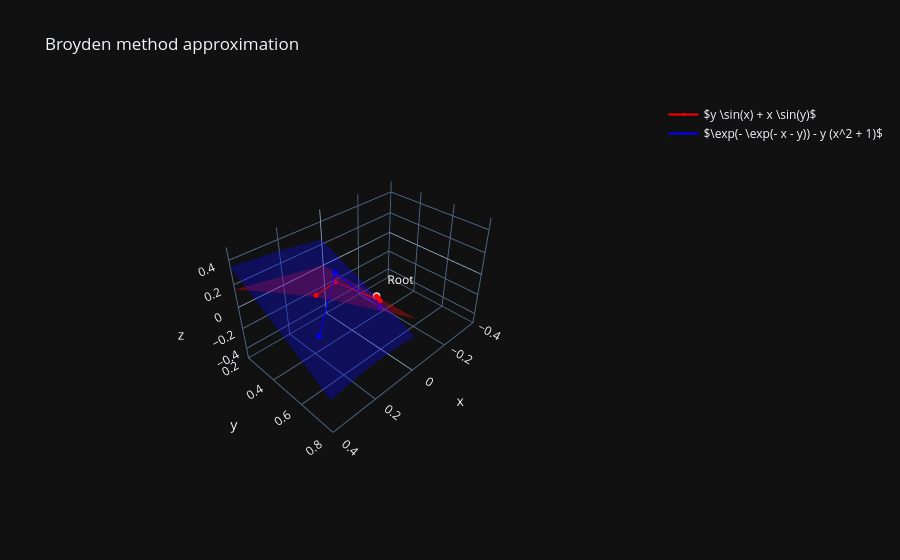

This figure's notebook cell:
### Code cell
from utils.visualization import plot_3d
from utils.visualization import gen_scattered_path_3d


fig = plot_3d(multifunc, [0, 1, 100], [0, 1, 100], 
              uniformcolors=['red', 'blue'],
              dark=True)

scatters = gen_scattered_path_3d(multifunc, res, 
                                 colors=['red', 'blue'],
                                 labels=labels,)
fig.add_traces(scatters)
fig.update_layout(title={'text': "Broyden method approximation"},
                  scene=dict(xaxis={'range': [-0.4, 0.4]},
                             yaxis={'range': [0.2, 0.8]},
                             zaxis={'range': [-0.5, 0.5]},))

fig.show()

### Figure 1 — Plotly figure (JSON) as saved in the notebook; plotly's stock layout.template omitted (floating-point values rounded to 4 significant figures; data arrays with more than 128 entries replaced by an {"elided": "..."} marker saying what was removed)
{"data": [{"colorscale": [[0, "red"], [1, "red"]], "opacity": 0.3, "showscale": false, "type": "surface", "x": {"elided": "100x100 float values"}, "y": {"elided": "100x100 float values"}, "z": {"elided": "100x100 float values"}}, {"colorscale": [[0, "blue"], [1, "blue"]], "opacity": 0.3, "showscale": false, "type": "surface", "x": {"elided": "100x100 float values"}, "y": {"elided": "100x100 float values"}, "z": {"elided": "100x100 float values"}}, {"line": {"color": "red", "width": 2}, "marker": {"color": "red", "size": 3}, "mode": "lines+markers", "name": "$y \\sin(x) + x \\sin(y)$", "type": "scatter3d", "x": [0.3, 0.07106, 0.02668, 0.00533, 0.0004753, 2.98e-05, 4.883e-06, 2.936e-08], "y": [0.6, 0.3897, 0.6192, 0.5806, 0.5669, 0.5674, 0.5672, 0.5671], "z": [0.3467, 0.05467, 0.03201, 0.006018, 0.0005246, 3.292e-05, 5.393e-06, 3.243e-08]}, {"line": {"color": "blue", "width": 2}, "marker": {"color": "blue", "size": 3}, "mode": "lines+markers", "name": "$\\exp(- \\exp(- x - y)) - y (x^2 + 1)$", "type": "scatter3d", "x": [0.3, 0.07106, 0.02668, 0.00533, 0.0004753, 2.98e-05, 4.883e-06, 2.936e-08], "y": [0.6, 0.3897, 0.6192, 0.5806, 0.5669, 0.5674, 0.5672, 0.5671], "z": [0.01193, 0.1405, -0.02759, -0.00745, 0.000336, -0.000137, -1.661e-05, -9.829e-08]}, {"marker": {"color": "white", "size": 4.5}, "mode": "markers+text", "showlegend": false, "text": "Root", "textfont": {"color": "white"}, "textposition": "top right", "type": "scatter3d", "x": [2.936e-08], "y": [0.5671], "z": [3.243e-08]}, {"marker": {"color": "white", "size": 4.5}, "mode": "markers+text", "showlegend": false, "text": "Root", "textfont": {"color": "white"}, "textposition": "top right", "type": "scatter3d", "x": [2.936e-08], "y": [0.5671], "z": [-9.829e-08]}], "layout": {"hovermode": false, "scene": {"aspectmode": "manual", "aspectratio": {"x": 1, "y": 0.618, "z": 0.618}, "xaxis": {"range": [-0.4, 0.4]}, "yaxis": {"range": [0.2, 0.8]}, "zaxis": {"range": [-0.5, 0.5]}}, "title": {"text": "Broyden method approximation"}}}
